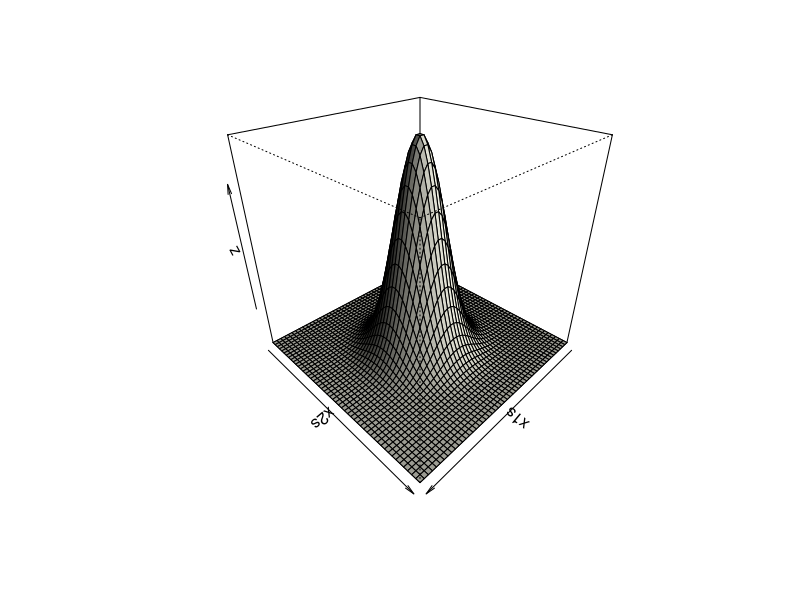

The R source for this figure:
mywave <- function(x1, x2){

return(exp(-(x1^2 + x2^2)/10))
}

x1s <- seq(-10, 10, len=50)
x2s <- seq(-10, 10, len=50)
z <- matrix(0, 50, 50)

for(i in 1:50){
for(j in 1:50){
  z[i,j] <- mywave(x1s[i], x2s[j])
}}

persp(x1s, x2s, z, col='ivory', shade=0.7, theta = 135, phi = 30)